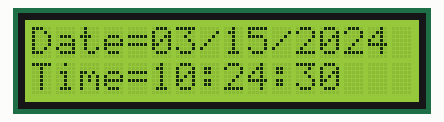
This program was run on a simulated Raspberry Pi Pico running MicroPython. Parts: 16×2 character LCD. The clock reads 2024-03-15 10:24:30 at power-on unless the program sets it; library files of the repository ran but are not shown: ds3231.py, lcd_api.py, i2c_lcd.py.

Above: at 0.1 s.
At 4.3 s:
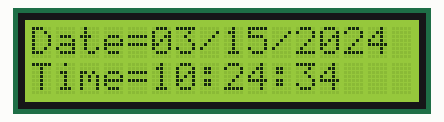
At 9.5 s:
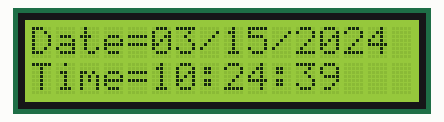
At 18.8 s:
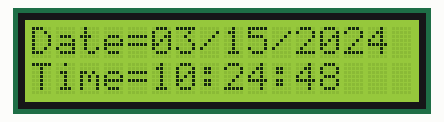
At 28.2 s:
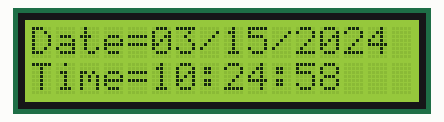
At 38.5 s:
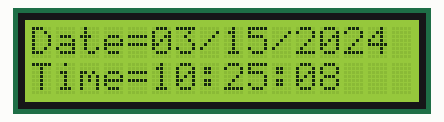

Measured:
- what the display in image 0 shows lasts 1.0 s, from 0.1 s to 1.1 s

The program:

clock.py
```python
from ds3231 import *
from machine import I2C
from lcd_api import LcdApi
from i2c_lcd import I2cLcd
from time import sleep

I2C_ADDR = 0x27
totalRows = 2
totalColumns = 16

i2c = I2C(0, sda=machine.Pin(0), scl=machine.Pin(1), freq=400000)
lcd = I2cLcd(i2c, I2C_ADDR, totalRows, totalColumns)

# Create an instance of the DS3231 class for interfacing with the DS3231 RTC
ds = DS3231(i2c)

# Set the DS3231 RTC to current system time
ds.set_time()

while True:
    # Get the current time from the DS3231 RTC
    time_data = ds.get_time()

    # Extract the date and time components
    year = time_data[0]
    month = time_data[1]
    day = time_data[2]
    hour = time_data[3]
    minute = time_data[4]
    second = time_data[5]

    # Format date and time components with leading zeros
    date_str = "{:02d}/{:02d}/{:04d}".format(month, day, year)
    time_str = "{:02d}:{:02d}:{:02d}".format(hour, minute, second)

    # Display formatted date and time on the LCD
    lcd.putstr("Date={}\nTime={}".format(date_str, time_str))

    sleep(1)
    lcd.clear()
```
